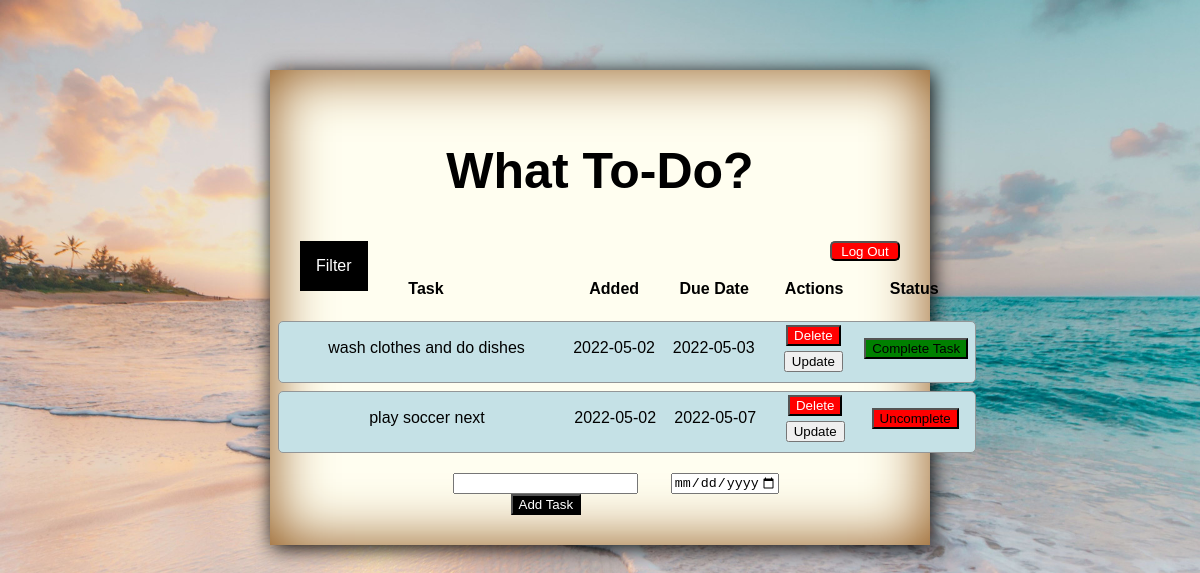
Page /notcompleted (signed in) on the earlier database version.
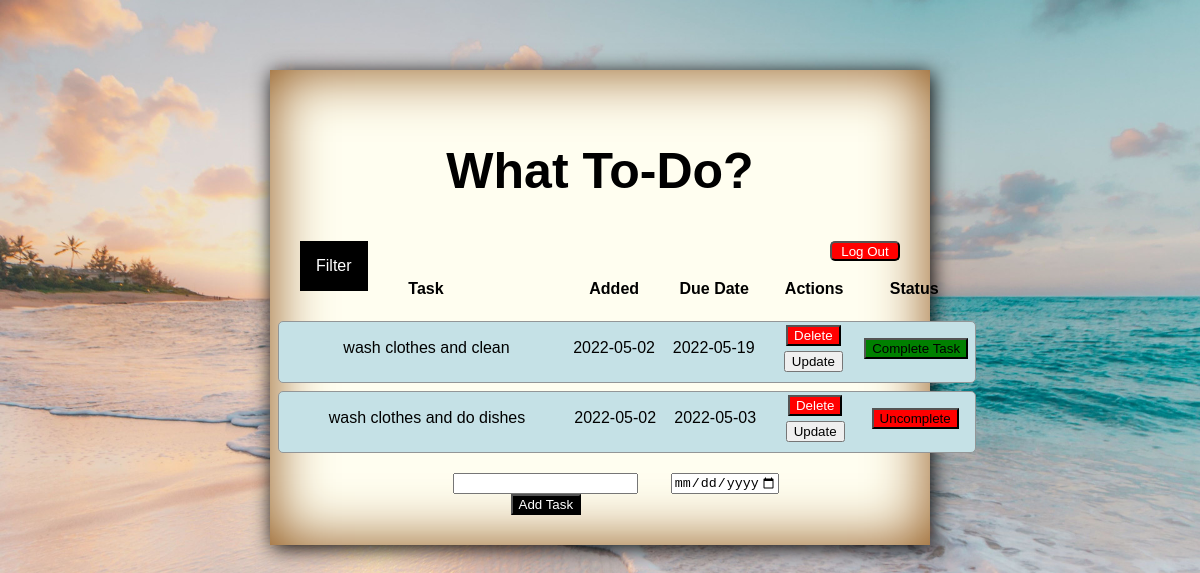
Same page on the later database version.
### app.py (models this page shows, shortened)
class Todo(db.Model):
    __table_name__ = "todo"
    id = db.Column(db.Integer, primary_key=True)
    user_id = db.Column(db.Integer, db.ForeignKey("user.id"))
    content = db.Column(db.String(200), nullable=False)
    completed = db.Column(db.Boolean, default=False)
    date_due = db.Column(db.DateTime, nullable=False, default=datetime.utcnow)
    date_completed = db.Column(db.DateTime, default=datetime.utcnow)
    date_created = db.Column(db.DateTime, default=datetime.utcnow)

### app.py (the view)
@app.route("/notcompleted")
def notcompleted():
    tasks = Todo.query.order_by(Todo.completed).filter_by(
        user_id=current_user.id).all()
    logged_in_user = User.query.filter_by(id=current_user.id).first()
    return render_template("index.html", tasks=tasks, user=logged_in_user)

### app.py (called while the page is built)
@login_manager.user_loader
def load_user(user_id):
    if user_id is not None:
        return User.query.get(user_id)
    return None

### templates/index.html (shortened to what this page needs)
{% extends 'base.html' %}
{% block body %}
<div class="container">
    <div class="backgroudC">
<section>
<div>
    <h1>What To-Do?</h1>
</div>
<div>
    <a href="/logout"><button class="logoutBtn">Log Out</button></a>
</div>
</section>
<div>
    <ul>
        <li>Filter</a>
        </li>
    </ul>
  </div>
<div class="table-container">
    {% if tasks|length < 1 %}
    <h4>There are no tasks. Create a task.</h4>
    {% else %}
    <table>
        <tr class="table-headers">
            <th class="th1">Task</th>
            <th class="th2">Added</th>
            <th class="th3">Due Date</th>
            <th class="th4">Actions</th>
            <th class="th5">Status</th>
        </tr>
        {% for task in tasks %}
            <tr class="tasks">
                <td class="task">{{ task.content }}</td>
                <td class="added">{{ task.date_created.date() }}</td>
                <td class="dueDate">{{task.date_due.date()}}</td>
                <td class="actions">
                    <a href="/delete/{{ task.id }}"><button class="deleteBtn ">Delete</button></a>
                    <br>
                    <a href="/update/{{ task.id }}"><button>Update</button></a>
                </td>
                <td class="completed">
                    {% if task.completed == True %}
                    <form action="/incomplete/{{ task.id }}" method="POST">
                        <input type="submit" class="uncompleteBtn" value="Uncomplete" />
                    </form>
                    {% else %}
                    <form action="/complete/{{ task.id }}" method="POST" >
                        <input
                        type="submit"
                        class="completeBtn"
                        value="Complete Task"
                        />
                    </form>
                    {% endif %}
                </td>
            </tr>
        {% endfor %}
    </table>
    {% endif %}
</div>
    <form class="calandaddBtn" actions="/" method="POST">
        <div class="addtaskContainer">
            <input type="text" name="content" id="content">
            <input type="submit" class="addTaskBtn" value="Add Task">
        </div>
        <div>
            <input
              class="calender"
              type="date"
              id="date"
              name="date_due"
              value= null
              min="2022-05-02"
              max="2028-12-31"
              style="margin-right: 2%"
            />
          </div>
    </form>
    </div>
</div>
{% endblock %}

Differences in the rows shown:
removed Todo: content "play soccer next", date_created "2022-05-02", date_due "2022-05-07"
added Todo: content "wash clothes and clean", date_created "2022-05-02", date_due "2022-05-19"
changed Todo "wash clothes and do dishes": completed False → True (drawn); value "Complete Task" → "Uncomplete"
